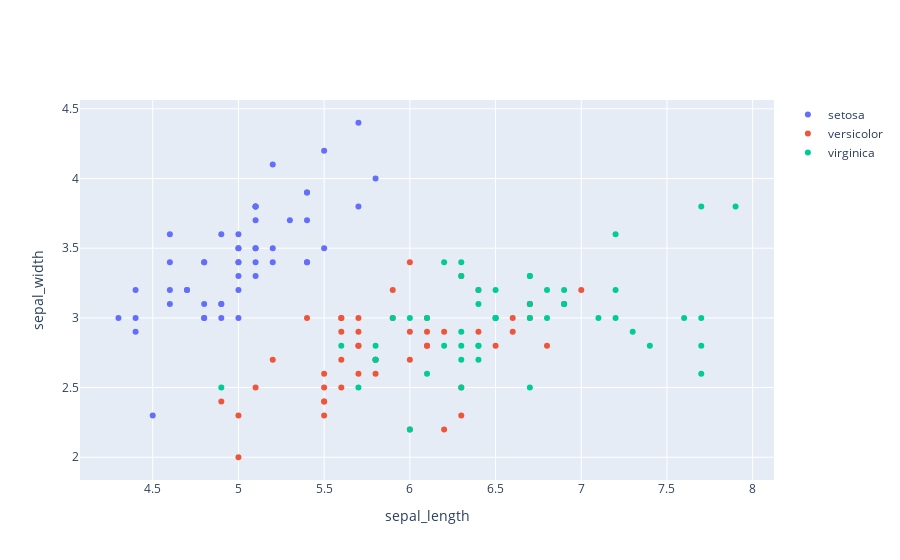

Write notebook code for a chart like this one.
### Markdown cell above
먼저, 두 개의 피처 sepal length 와 sepal width 를 이용해서 2차원 분포로 시각화 해본다.<br><br>
참고 : [Plotly text & annotation 으로 그래프 구체화 하기](https://plotly.com/python/text-and-annotations/)

### Code cell
graph = go.Figure()

for i in range(0,3):
    
    graph.add_trace(
    go.Scatter(x=iris_df[iris_df['target']==i]['sepal_length'],y=iris_df[iris_df['target']==i]['sepal_width'],mode='markers' ,
               name = iris.target_names[i])
    )

graph.update_xaxes(title_text="sepal_length")    
graph.update_yaxes(title_text="sepal_width")

graph.show()

### Figure 1 — Plotly figure (JSON) as saved in the notebook; plotly's stock layout.template omitted (floating-point values rounded to 4 significant figures)
{"data": [{"mode": "markers", "name": "setosa", "type": "scatter", "x": [5.1, 4.9, 4.7, 4.6, 5, 5.4, 4.6, 5, 4.4, 4.9, 5.4, 4.8, 4.8, 4.3, 5.8, 5.7, 5.4, 5.1, 5.7, 5.1, 5.4, 5.1, 4.6, 5.1, 4.8, 5, 5, 5.2, 5.2, 4.7, 4.8, 5.4, 5.2, 5.5, 4.9, 5, 5.5, 4.9, 4.4, 5.1, 5, 4.5, 4.4, 5, 5.1, 4.8, 5.1, 4.6, 5.3, 5], "y": [3.5, 3, 3.2, 3.1, 3.6, 3.9, 3.4, 3.4, 2.9, 3.1, 3.7, 3.4, 3, 3, 4, 4.4, 3.9, 3.5, 3.8, 3.8, 3.4, 3.7, 3.6, 3.3, 3.4, 3, 3.4, 3.5, 3.4, 3.2, 3.1, 3.4, 4.1, 4.2, 3.1, 3.2, 3.5, 3.6, 3, 3.4, 3.5, 2.3, 3.2, 3.5, 3.8, 3, 3.8, 3.2, 3.7, 3.3]}, {"mode": "markers", "name": "versicolor", "type": "scatter", "x": [7, 6.4, 6.9, 5.5, 6.5, 5.7, 6.3, 4.9, 6.6, 5.2, 5, 5.9, 6, 6.1, 5.6, 6.7, 5.6, 5.8, 6.2, 5.6, 5.9, 6.1, 6.3, 6.1, 6.4, 6.6, 6.8, 6.7, 6, 5.7, 5.5, 5.5, 5.8, 6, 5.4, 6, 6.7, 6.3, 5.6, 5.5, 5.5, 6.1, 5.8, 5, 5.6, 5.7, 5.7, 6.2, 5.1, 5.7], "y": [3.2, 3.2, 3.1, 2.3, 2.8, 2.8, 3.3, 2.4, 2.9, 2.7, 2, 3, 2.2, 2.9, 2.9, 3.1, 3, 2.7, 2.2, 2.5, 3.2, 2.8, 2.5, 2.8, 2.9, 3, 2.8, 3, 2.9, 2.6, 2.4, 2.4, 2.7, 2.7, 3, 3.4, 3.1, 2.3, 3, 2.5, 2.6, 3, 2.6, 2.3, 2.7, 3, 2.9, 2.9, 2.5, 2.8]}, {"mode": "markers", "name": "virginica", "type": "scatter", "x": [6.3, 5.8, 7.1, 6.3, 6.5, 7.6, 4.9, 7.3, 6.7, 7.2, 6.5, 6.4, 6.8, 5.7, 5.8, 6.4, 6.5, 7.7, 7.7, 6, 6.9, 5.6, 7.7, 6.3, 6.7, 7.2, 6.2, 6.1, 6.4, 7.2, 7.4, 7.9, 6.4, 6.3, 6.1, 7.7, 6.3, 6.4, 6, 6.9, 6.7, 6.9, 5.8, 6.8, 6.7, 6.7, 6.3, 6.5, 6.2, 5.9], "y": [3.3, 2.7, 3, 2.9, 3, 3, 2.5, 2.9, 2.5, 3.6, 3.2, 2.7, 3, 2.5, 2.8, 3.2, 3, 3.8, 2.6, 2.2, 3.2, 2.8, 2.8, 2.7, 3.3, 3.2, 2.8, 3, 2.8, 3, 2.8, 3.8, 2.8, 2.8, 2.6, 3, 3.4, 3.1, 3, 3.1, 3.1, 3.1, 2.7, 3.2, 3.3, 3, 2.5, 3, 3.4, 3]}], "layout": {"xaxis": {"title": {"text": "sepal_length"}}, "yaxis": {"title": {"text": "sepal_width"}}}}
